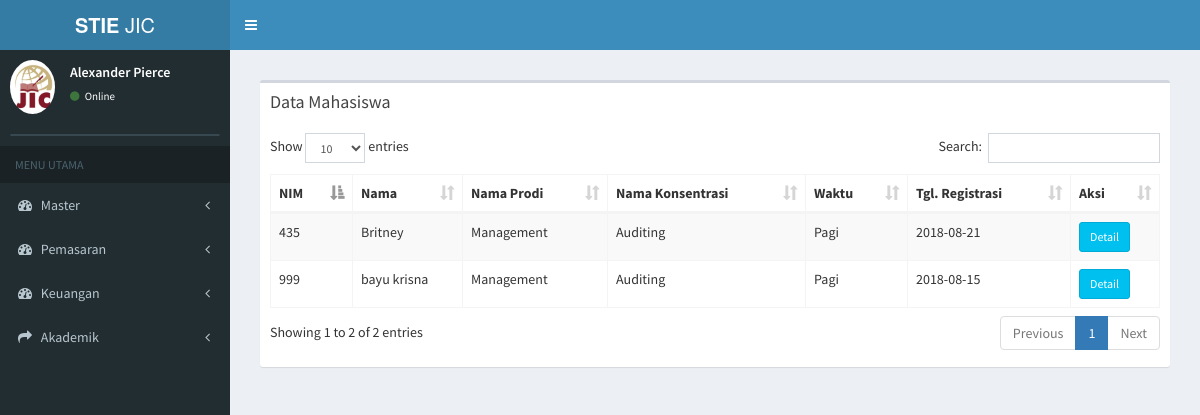
/index.php/mahasiswa, run on an earlier commit of the app's database.
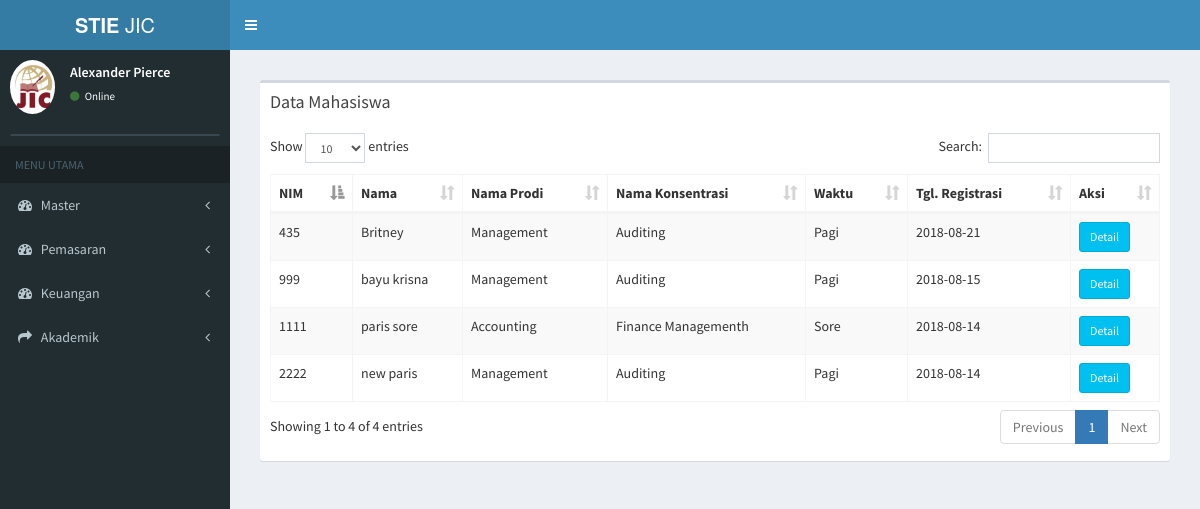
And on a later commit of the database.
### tables this page shows
CREATE TABLE `tb_mahasiswa` (
  `id_mahasiswa` varchar(7) NOT NULL,
  `id_du` varchar(15) NOT NULL,
  `nama_mahasiswa` varchar(50) NOT NULL,
  `nim` varchar(15) NOT NULL,
  `id_status` varchar(2) NOT NULL,
  `id_prodi` varchar(7) NOT NULL,
  `id_konsentrasi` varchar(7) NOT NULL,
  `id_hasil_tes` varchar(7) NOT NULL,
  `id_sekolah` varchar(6) NOT NULL,
  `id_waktu` int(2) NOT NULL,
  `id_grade` varchar(2) NOT NULL
);

CREATE TABLE `tb_prodi` (
  `id_prodi` varchar(6) NOT NULL,
  `nama_prodi` varchar(20) NOT NULL,
  `ketua_prodi` varchar(50) NOT NULL
);

CREATE TABLE `tb_konsentrasi` (
  `id_konsentrasi` varchar(6) NOT NULL,
  `nama_konsentrasi` varchar(20) NOT NULL,
  `id_prodi` varchar(6) NOT NULL
);

CREATE TABLE `tb_waktu` (
  `id_waktu` int(11) NOT NULL,
  `waktu` varchar(10) NOT NULL
);

CREATE TABLE `tb_mhs_add` (
  `id_mahasiswa` varchar(11) NOT NULL,
  `tgl_du` date NOT NULL,
  `id_transportasi` varchar(2) NOT NULL,
  `id_jt` varchar(2) NOT NULL,
  `ipk` float NOT NULL
);

### application/controllers/mahasiswa.php (called while the page is built, shortened)
<?php
class Mahasiswa extends CI_Controller {
	public function __construct()
	{
		$this->load->model('mahasiswa_model');
		$this->load->model('daftar_ulang_model');
		$this->load->model('konsentrasi_model');
	}
	public function index()
	{
			$data['mahasiswa'] = $this->mahasiswa_model->data_mahasiswa();
			$data['main_view'] = 'Mahasiswa/data_mahasiswa_view';
			$this->load->view('template', $data);
	}
}

### index.php (called while the page is built, shortened)
<?php
require_once BASEPATH.'core/CodeIgniter.php';

### application/models/mahasiswa_model.php (called while the page is built, shortened)
<?php
class Mahasiswa_model extends CI_Model {
	public function data_mahasiswa(){
		return $this->db->join('tb_prodi','tb_prodi.id_prodi=tb_mahasiswa.id_prodi')
              ->join('tb_konsentrasi','tb_konsentrasi.id_konsentrasi=tb_mahasiswa.id_konsentrasi')
              ->join('tb_alamat','tb_alamat.id_mahasiswa=tb_mahasiswa.id_mahasiswa')
              ->join('tb_bio','tb_bio.id_mahasiswa=tb_mahasiswa.id_mahasiswa')
              ->join('tb_kontak','tb_kontak.id_mahasiswa=tb_mahasiswa.id_mahasiswa')
              ->join('tb_waktu','tb_waktu.id_waktu=tb_mahasiswa.id_waktu')
              ->join('tb_mhs_add','tb_mhs_add.id_mahasiswa=tb_mahasiswa.id_mahasiswa')
              ->join('tb_status_mhs','tb_status_mhs.id_status=tb_mahasiswa.id_status')
              ->where('tb_mahasiswa.id_status', '1')
              ->get('tb_mahasiswa')
              ->result();
	}
}

### application/views/Mahasiswa/data_mahasiswa_view.php (the view, shortened to what this page needs)
<section class="content">
      <div class="row">
        <div class="col-xs-12">
          <div class="box">
            <div class="box-header">
              <h3 class="box-title">Data Mahasiswa</h3>
            </div>
            <div class="box-body">
              <table id="example1" class="table table-bordered table-striped">
                <thead>
                <tr>
                  <th>NIM</th>
                  <th>Nama</th>
                  <th>Nama Prodi</th>
                  <th>Nama Konsentrasi</th>
                  <th>Waktu</th>
                  <th>Tgl. Registrasi</th>
                  <th>Aksi</th>
                </tr>
                </thead>
                <tbody>
                <?php
                foreach ($mahasiswa as $data) {
                  echo '
                <tr>
                  <td>'.$data->nim.'</td>
                  <td>'.$data->nama_mahasiswa.'
                  </td>
                  <td>'.$data->nama_prodi.'</td>
                  <td>'.$data->nama_konsentrasi.'</td>
                  <td>'.$data->waktu.'</td>
                  <td>'.$data->tgl_du.'</td>
                  <td>
                       <a href="'.base_url('mahasiswa/detail_mahasiswa/'.$data->id_mahasiswa).'" class="btn btn-info btn-sm">Detail</a>
                  </td>
                </tr>
                ';
              }
              ?>
                </tbody>
              </table>
            </div>
          </div>
        </div>
      </div>
    </section>

What changed in the data, as far as the page shows it:
added tb_mahasiswa: nim "1111", nama_mahasiswa "paris sore", id_prodi.nama_prodi "Accounting", id_konsentrasi.nama_konsentrasi "Finance Managementh", id_waktu.waktu "Sore", tb_mhs_add.tgl_du "2018-08-14"
added tb_mahasiswa: nim "2222", nama_mahasiswa "new paris", id_prodi.nama_prodi "Management", id_konsentrasi.nama_konsentrasi "Auditing", id_waktu.waktu "Pagi", tb_mhs_add.tgl_du "2018-08-14"
Also different on the page:
text written by a page script: "Show entries Search: Showing 1 to 2 of 2 entries Previous 1 Next" → "Show entries Search: Showing 1 to 4 of 4 entries Previous 1 Next"
